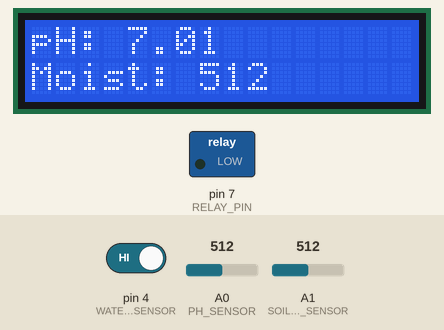
Recording of a sketch running on a simulated Arduino Uno, built with avr-gcc and run on an emulated ATmega328P. Shown: 16×2 character LCD, switched loads named in the sketch (green lamp = pin HIGH). Inputs (shaded band) come from the test bench; at power-on: pin 4 (WATER_LEVEL_SENSOR) HIGH, A0 (PH_SENSOR) = 512, A1 (SOIL_MOISTURE_SENSOR) = 512. WiFi joins after 1.5 s; servers stay silent unless stated.

Above: at 3.0 s.
3.1 s: pin 4 (WATER_LEVEL_SENSOR) driven LOW
At 5.1 s:
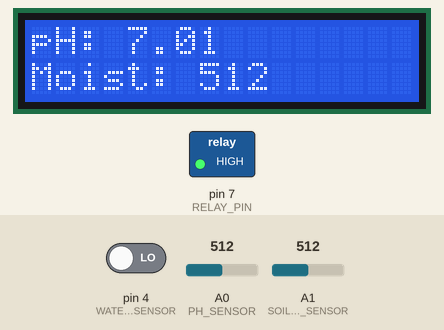
6.0 s: A0 (PH_SENSOR) set to 716
At 7.7 s:
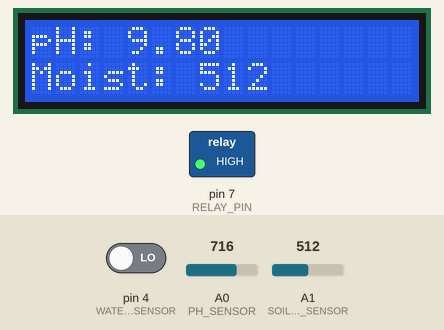
8.0 s: A1 (SOIL_MOISTURE_SENSOR) set to 716
At 9.4 s:
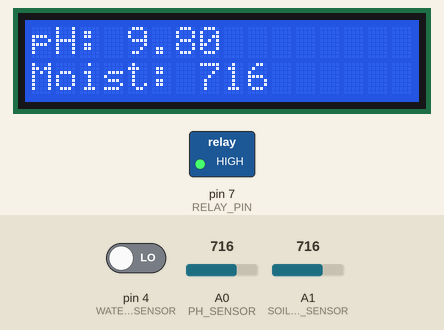
10.0 s: A0 (PH_SENSOR) set to 900
At 10.9 s:
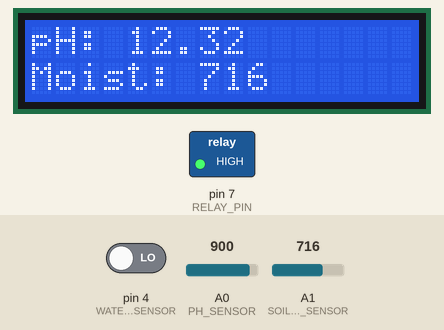
12.0 s: A1 (SOIL_MOISTURE_SENSOR) set to 900
At 13.6 s:
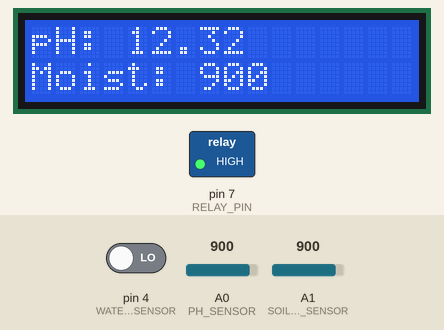
14.0 s: A0 (PH_SENSOR) set to 1023
At 15.1 s:
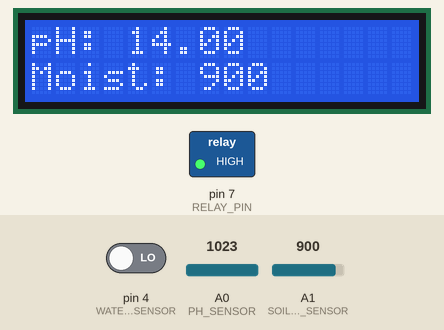
Timing chart, 0 to 17.0 s (numbered marks = the images above; inputs shaded):
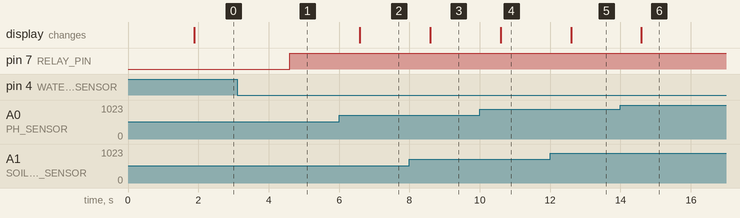

Measured:
- after the input at 3.1 s, pin 7 (RELAY_PIN): LOW → HIGH after 1.5 s
- after the input at 6.0 s, the display: changes after 0.59 s (image 2)
- after the input at 8.0 s, the display: changes after 0.59 s (image 3)
- after the input at 10.0 s, the display: changes after 0.60 s (image 4)
- after the input at 12.0 s, the display: changes after 0.60 s (image 5)
- after the input at 14.0 s, the display: changes after 0.59 s (image 6)

The sketch:

hydrophonics.ino
```cpp
#define BLYNK_PRINT Serial
#include <SoftwareSerial.h>
#include <BlynkSimpleShieldEsp8266.h>
#include <LiquidCrystal_I2C.h>

// Replace with your Blynk authentication token, WiFi credentials
char auth[] = "YOUR_BLYNK_AUTH_TOKEN";
char ssid[] = "YOUR_WIFI_SSID";
char pass[] = "YOUR_WIFI_PASSWORD";

// SoftwareSerial for ESP8266-01 (TX=2, RX=3)
SoftwareSerial EspSerial(2, 3); // RX, TX
#define ESP8266_BAUD 9600

BlynkTimer timer;
LiquidCrystal_I2C lcd(0x27, 16, 2);

// Sensor and relay pin assignments
#define PH_SENSOR A0
#define SOIL_MOISTURE_SENSOR A1
#define WATER_LEVEL_SENSOR 4
#define RELAY_PIN 7

void setup() {
    Serial.begin(9600);
    EspSerial.begin(ESP8266_BAUD);
    Blynk.begin(auth, EspSerial, ssid, pass);
    lcd.begin();
    lcd.backlight();
    pinMode(WATER_LEVEL_SENSOR, INPUT);
    pinMode(RELAY_PIN, OUTPUT);
    timer.setInterval(2000L, sendSensorData);
}

void sendSensorData() {
    float phValue = analogRead(PH_SENSOR) * (14.0 / 1023.0);
    int soilMoisture = analogRead(SOIL_MOISTURE_SENSOR);
    int waterLevel = digitalRead(WATER_LEVEL_SENSOR);

    lcd.clear();
    lcd.setCursor(0, 0);
    lcd.print("pH: "); lcd.print(phValue);
    lcd.setCursor(0, 1);
    lcd.print("Moist: "); lcd.print(soilMoisture);

    Blynk.virtualWrite(V1, phValue);
    Blynk.virtualWrite(V2, soilMoisture);
    Blynk.virtualWrite(V3, waterLevel);

    if (waterLevel == LOW) {
        digitalWrite(RELAY_PIN, HIGH);
    } else {
        digitalWrite(RELAY_PIN, LOW);
    }
}

void loop() {
    Blynk.run();
    timer.run();
}
```
